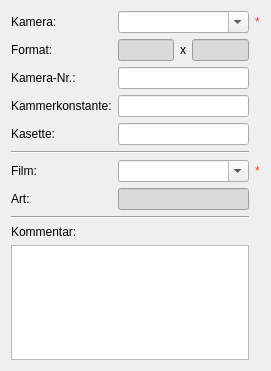
  <widget class="QWidget" name="layoutWidget">
   <property name="geometry">
    <rect>
     <x>330</x>
     <y>60</y>
     <width>271</width>
     <height>371</height>
    </rect>
   </property>
   <layout class="QGridLayout" name="uiMiddleGridLayout">
    <item row="7" column="0">
     <widget class="QLabel" name="uiFilmModeLbl_2">
      <property name="text">
       <string>Art:</string>
      </property>
     </widget>
    </item>
    <item row="2" column="1">
     <widget class="QLineEdit" name="uiCameraNumberEdit"/>
    </item>
    <item row="7" column="1">
     <widget class="QLineEdit" name="uiFilmMakeEdit">
      <property name="styleSheet">
       <string notr="true">background-color: rgb(218, 218, 218);</string>
      </property>
      <property name="readOnly">
       <bool>true</bool>
      </property>
     </widget>
    </item>
    <item row="3" column="1">
     <widget class="QLineEdit" name="uiCalibratedFocalLengthEdit">
      <property name="toolTip">
       <string>&lt;html&gt;&lt;head/&gt;&lt;body&gt;&lt;p&gt;&lt;span style=&quot; font-weight:600;&quot;&gt;Kammerkonstante in mm z.B. '5.7'&lt;/span&gt;&lt;/p&gt;&lt;/body&gt;&lt;/html&gt;</string>
      </property>
     </widget>
    </item>
    <item row="4" column="0">
     <widget class="QLabel" name="uiCassetteLbl">
      <property name="text">
       <string>Kasette:</string>
      </property>
     </widget>
    </item>
    <item row="0" column="1">
     <widget class="QComboBox" name="uiCameraCombo">
      <property name="editable">
       <bool>true</bool>
      </property>
     </widget>
    </item>
    <item row="1" column="0">
     <widget class="QLabel" name="uiFormatLbl">
      <property name="text">
       <string>Format:</string>
      </property>
     </widget>
    </item>
    <item row="0" column="0">
     <widget class="QLabel" name="uiCameraLbl">
      <property name="text">
       <string>Kamera:</string>
      </property>
     </widget>
    </item>
    <item row="2" column="0">
     <widget class="QLabel" name="uiCameraNumberLbl">
      <property name="text">
       <string>Kamera-Nr.:</string>
      </property>
     </widget>
    </item>
    <item row="3" column="0">
     <widget class="QLabel" name="uiCalibratedFocalLengthLbl">
      <property name="toolTip">
       <string>&lt;html&gt;&lt;head/&gt;&lt;body&gt;&lt;p&gt;&lt;span style=&quot; font-weight:600;&quot;&gt;Kammerkonstante in mm z.B. '5.7'&lt;/span&gt;&lt;/p&gt;&lt;/body&gt;&lt;/html&gt;</string>
      </property>
      <property name="whatsThis">
       <string>&lt;html&gt;&lt;head/&gt;&lt;body&gt;&lt;p&gt;Beschrreibung zu Kammerkonsante + Beispiele&lt;/p&gt;&lt;/body&gt;&lt;/html&gt;</string>
      </property>
      <property name="text">
       <string>Kammerkonstante:</string>
      </property>
     </widget>
    </item>
    <item row="4" column="1">
     <widget class="QLineEdit" name="uiCassetteEdit"/>
    </item>
    <item row="6" column="0">
     <widget class="QLabel" name="uiFilmMakeLbl">
      <property name="text">
       <string>Film:</string>
      </property>
     </widget>
    </item>
    <item row="6" column="1">
     <widget class="QComboBox" name="uiFilmMakeCombo">
      <property name="editable">
       <bool>true</bool>
      </property>
     </widget>
    </item>
    <item row="1" column="1">
     <layout class="QHBoxLayout" name="horizontalLayout_2">
      <property name="sizeConstraint">
       <enum>QLayout::SetDefaultConstraint</enum>
      </property>
      <item>
       <widget class="QLineEdit" name="uiFormat1Edit">
        <property name="styleSheet">
         <string notr="true">background-color: rgb(218, 218, 218);</string>
        </property>
        <property name="readOnly">
         <bool>true</bool>
        </property>
       </widget>
      </item>
      <item>
       <widget class="QLabel" name="uiFormatXLbl">
        <property name="text">
         <string>x</string>
        </property>
       </widget>
      </item>
      <item>
       <widget class="QLineEdit" name="uiFormat2Edit">
        <property name="styleSheet">
         <string notr="true">background-color: rgb(218, 218, 218);</string>
        </property>
        <property name="readOnly">
         <bool>true</bool>
        </property>
       </widget>
      </item>
     </layout>
    </item>
    <item row="5" column="0" colspan="2">
     <widget class="Line" name="line_7">
      <property name="orientation">
       <enum>Qt::Horizontal</enum>
      </property>
     </widget>
    </item>
    <item row="8" column="0" colspan="2">
     <widget class="Line" name="line">
      <property name="orientation">
       <enum>Qt::Horizontal</enum>
      </property>
     </widget>
    </item>
    <item row="9" column="0" colspan="2">
     <widget class="QLabel" name="uiCommentsLbl">
      <property name="text">
       <string>Kommentar:</string>
      </property>
     </widget>
    </item>
    <item row="6" column="2">
     <widget class="QLabel" name="label_38">
      <property name="styleSheet">
       <string notr="true">color: rgb(255, 55, 55);</string>
      </property>
      <property name="text">
       <string>*</string>
      </property>
     </widget>
    </item>
    <item row="0" column="2">
     <widget class="QLabel" name="label_37">
      <property name="styleSheet">
       <string notr="true">color: rgb(255, 55, 55);</string>
      </property>
      <property name="text">
       <string>*</string>
      </property>
     </widget>
    </item>
    <item row="10" column="0" colspan="2">
     <widget class="QPlainTextEdit" name="uiCommentsPTxt"/>
    </item>
   </layout>
  </widget>
